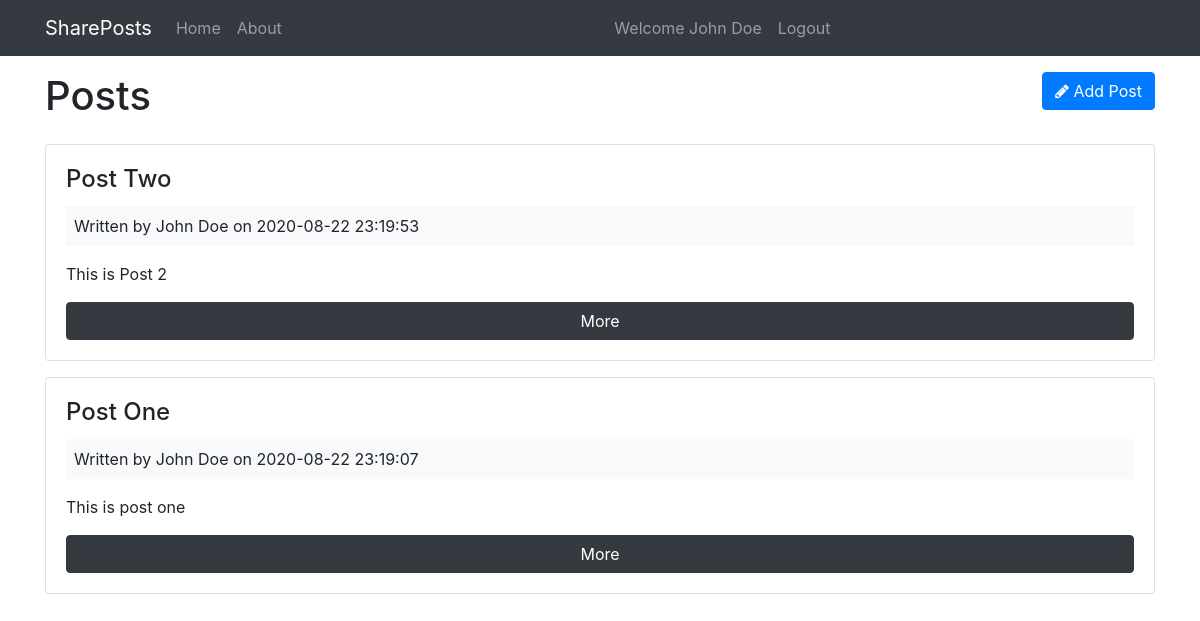
The page /posts (signed in) on the database its author committed.
### tables this page shows
CREATE TABLE IF NOT EXISTS `posts` (
  `id` int(11) NOT NULL AUTO_INCREMENT,
  `user_id` int(11) NOT NULL,
  `title` varchar(255) NOT NULL,
  `body` text NOT NULL,
  `created_at` datetime NOT NULL DEFAULT CURRENT_TIMESTAMP,
  PRIMARY KEY (`id`)
);

CREATE TABLE IF NOT EXISTS `users` (
  `id` int(11) NOT NULL AUTO_INCREMENT,
  `name` varchar(255) NOT NULL,
  `email` varchar(255) NOT NULL,
  `password` varchar(255) NOT NULL,
  `created_at` datetime NOT NULL DEFAULT CURRENT_TIMESTAMP,
  PRIMARY KEY (`id`)
);

### app/controllers/Posts.php (called while the page is built, shortened)
<?php
class Posts extends Controller {
public function __construct(){
 $this->postModel = $this->model('Post');
}
    public function index(){
        $posts = $this->postModel->getPosts();
        $data = [
         'posts'=>$posts
        ];
        $this->view('posts/index',$data);
    }
}

### app/libraries/Core.php (called while the page is built, shortened)
<?php
class Core {
protected $currentMethod = 'index';
public function __construct(){
  $url = $this->getUrl();
  if(file_exists('../app/controllers/'.ucwords($url[0]).'.php')){
   unset($url[0]);
  }
$this->currentController = new $this->currentController;
$this->params = $url ? array_values($url): [];
call_user_func_array([$this->currentController, $this->currentMethod],$this->params);
}
public function getUrl(){
if(isset($_GET['url'])){
    $url = rtrim($_GET['url'],'/');
    $url = filter_var($url,FILTER_SANITIZE_URL);
    $url = explode('/', $url);
    return $url;
}
}
}
?>

### public/index.php (called while the page is built, shortened)
<?php
$init = new Core;

### app/libraries/Database.php (called while the page is built, shortened)
<?php
class Database{
    private $host = DB_HOST;
    private $user= DB_USER;
    private $pass = DB_PASS;
    private $dbname = DB_NAME;
    private $dbh;
    private $stmt;
public function __construct (){
    $dsn = 'mysql:host='.$this->host.';dbname='.$this->dbname;
    $options = array(
        PDO::ATTR_PERSISTENT => true,
        PDO::ATTR_ERRMODE => PDO::ERRMODE_EXCEPTION
    );
try{
   $this->dbh = new PDO($dsn,$this->user, $this->pass,$options);
} catch (PDOException $e){
   $this->error = $e->getMessage();
   echo $this->error;
}
}
public function query($sql){
    $this->stmt = $this->dbh->prepare($sql);
}
public function execute(){
    return $this->stmt->execute();
}
public function resultSet(){
    $this->execute();
    return $this->stmt->fetchAll(PDO::FETCH_OBJ);
}
}

### app/models/Post.php (called while the page is built, shortened)
<?php
class POST {
    private $db;
public function __construct(){
    $this->db = new Database;
}
public function getPosts(){
    $this->db->query('select *,
                     posts.id as postId,
                     users.id as userId,
                     posts.created_at as postCreated,
                     users.created_at as userCreated
                     FROM posts
                     INNER JOIN users
                      ON posts.user_id=users.id
                      ORDER BY posts.created_at DESC
                     ');
    $results = $this->db->resultSet();
    return $results;
}
}

### app/views/posts/index.php (the view, shortened to what this page needs)
<?php require APPROOT.'/views/inc/header.php'; ?>
<div class="row mb-3">
<div class="col-md-6">
<h1>Posts</h1>
</div>
<div class="col-md-6">
<a href="<?php echo URLROOT; ?>/posts/add" class="btn btn-primary pull-right">
<i class="fa fa-pencil"></i> Add Post
</a>
 </div>
</div>
<?php  foreach($data['posts'] as $post) :   ?>
<div class="card card-body mb-3">
<h4 class="card-title"> <?php echo $post->title; ?> </h4>
<div class="bg-light p-2 mb-3">
Written by <?php echo $post->name; ?> on <?php echo $post->postCreated; ?>
</div>
<p class="card-text"> <?php echo $post->body; ?></p>
<a href="<?php echo URLROOT?>/posts/show/<?php echo $post->postId; ?>" class="btn btn-dark">More</a>
</div>
<?php endforeach; ?>
<?php require APPROOT.'/views/inc/footer.php'; ?>

### app/libraries/Controller.php (shortened to what this page needs)
<?php
class Controller {
public function view($view, $data= []){
    if(file_exists('../app/views/'.$view.'.php')){
     require_once '../app/views/'.$view.'.php';
    }else{
       die('View does not exist');
    }
    }
}

### app/views/inc/header.php (shortened to what this page needs)
<!DOCTYPE html>
<html lang="en">
<head>
    <link rel="stylesheet" href="https://stackpath.bootstrapcdn.com/font-awesome/4.7.0/css/font-awesome.min.css">
<link rel="stylesheet" href="https://stackpath.bootstrapcdn.com/bootstrap/4.5.2/css/bootstrap.min.css">
   <link rel="stylesheet" href="<?php echo URLROOT; ?>/css/style.css">
</head>
<body>
<?php require APPROOT.'/views/inc/navbar.php'?>
<div class="container">

### app/views/inc/navbar.php (shortened to what this page needs)
  <nav class="navbar navbar-expand-lg navbar-dark bg-dark mb-3">
 <div class="container">
<a class="navbar-brand" href="<?php echo URLROOT;?>"><?php echo SITENAME;?></a>
<div class="collapse navbar-collapse" id="navbarsExampleDefault">
  <ul class="navbar-nav mr-auto">
    <li class="nav-item ">
      <a class="nav-link" href="<?php echo URLROOT; ?>">Home </a>
    </li>
    <li class="nav-item">
      <a class="nav-link" href="<?php echo URLROOT;?>/pages/about">About</a>
    </li>
  </ul>
    <ul class="navbar-nav mr-auto">
    <?php if(isset($_SESSION['user_id'])) :  ?>
      <li class="nav-item ">
      <a class="nav-link" href="#">Welcome <?php echo $_SESSION['user_name']; ?> </a>
    </li>
    <li class="nav-item ">
      <a class="nav-link" href="<?php echo URLROOT; ?>/users/logout">Logout </a>
    </li>
    <?php endif;?>
    </ul>
    </div>
    </div>
    </nav>

### app/views/inc/footer.php (shortened to what this page needs)
</div>
</body>
</html>

### rows shown on the page
posts: title "Post Two", user.name "John Doe", created_at "2020-08-22 23:19:53", body "This is Post 2"
posts: title "Post One", user.name "John Doe", created_at "2020-08-22 23:19:07", body "This is post one"

### other values the page prints
SITENAME "SharePosts"
$_SESSION['user_name'] "John Doe"
